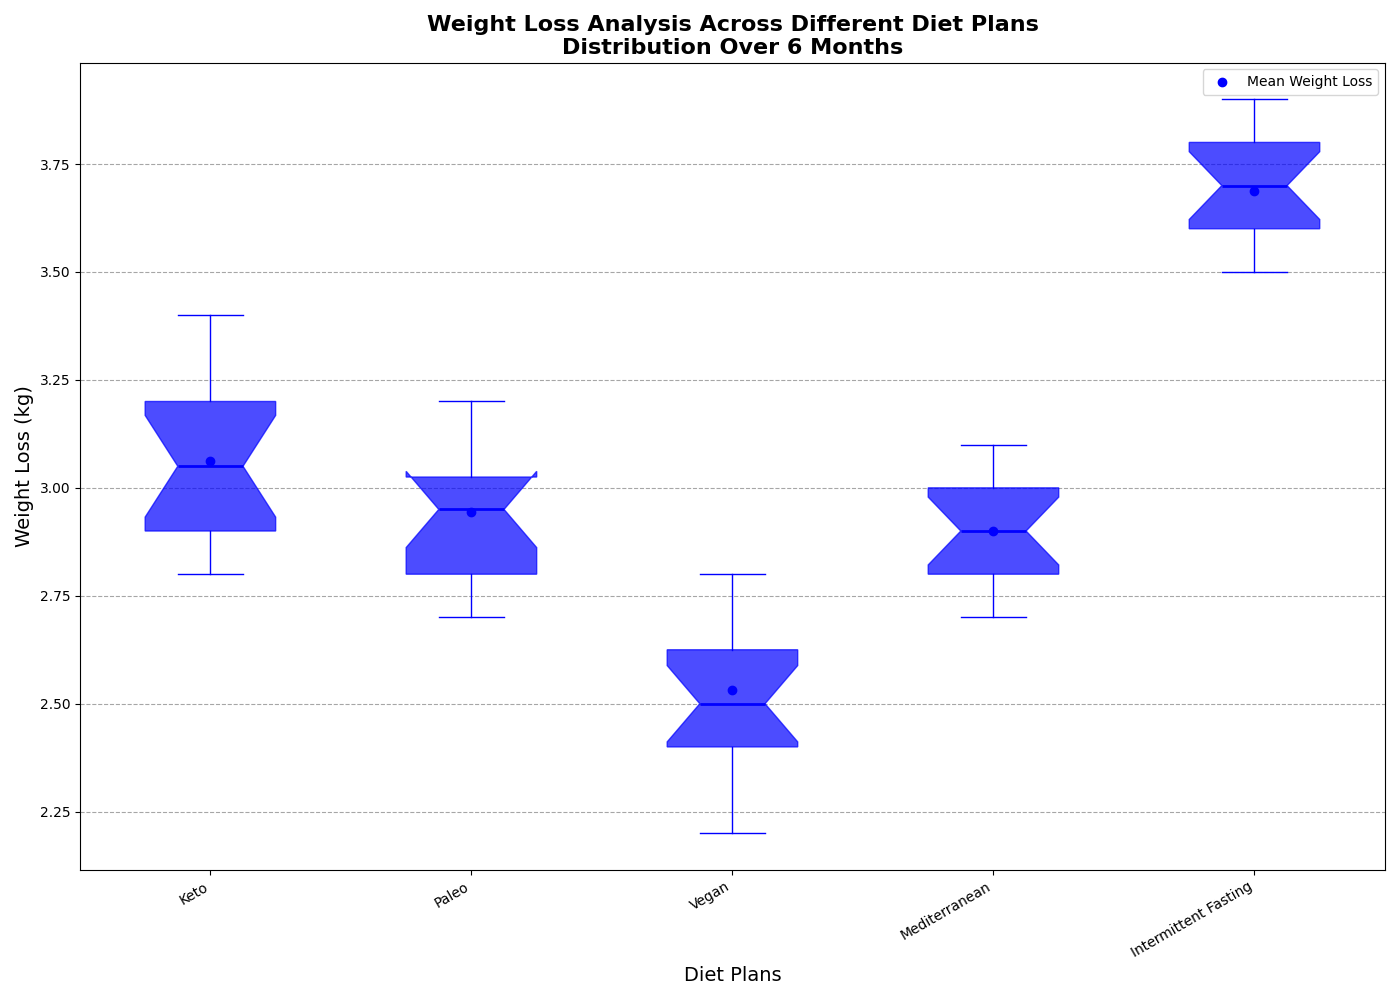

The Python source for this figure:
import matplotlib.pyplot as plt
import numpy as np

diets = ['Keto', 'Paleo', 'Vegan', 'Mediterranean', 'Intermittent Fasting']

keto_weight_loss = [3.2, 3.1, 2.8, 2.9, 3.4, 3.3, 3.2, 2.9, 3.1, 3.0, 2.8, 3.1, 3.3, 3.0, 2.9, 3.0]
paleo_weight_loss = [3.0, 2.8, 3.2, 3.1, 2.9, 2.8, 3.0, 2.9, 3.1, 2.7, 2.8, 3.0, 2.9, 3.1, 3.0, 2.8]
vegan_weight_loss = [2.5, 2.4, 2.7, 2.8, 2.6, 2.4, 2.5, 2.6, 2.5, 2.3, 2.2, 2.4, 2.6, 2.5, 2.7, 2.8]
mediterranean_weight_loss = [2.8, 2.9, 3.0, 2.7, 2.8, 3.1, 3.0, 2.9, 2.8, 3.0, 2.9, 2.7, 3.1, 2.9, 3.0, 2.8]
intermittent_fasting_weight_loss = [3.5, 3.7, 3.6, 3.9, 3.8, 3.7, 3.6, 3.5, 3.7, 3.9, 3.8, 3.7, 3.5, 3.6, 3.7, 3.8]

weight_loss_data = [
    keto_weight_loss, paleo_weight_loss,
    vegan_weight_loss, mediterranean_weight_loss,
    intermittent_fasting_weight_loss
]

fig, ax = plt.subplots(figsize=(14, 10))

single_color = 'blue'

bp = ax.boxplot(weight_loss_data, vert=True, notch=True, patch_artist=True,
                labels=diets, 
                boxprops=dict(facecolor=single_color, color=single_color, alpha=0.7),
                whiskerprops=dict(color=single_color),
                capprops=dict(color=single_color),
                medianprops=dict(color=single_color, linewidth=2),
                flierprops=dict(marker='o', color=single_color, markersize=6, alpha=0.5))

means = [np.mean(data) for data in weight_loss_data]
ax.scatter(range(1, len(means) + 1), means, color=single_color, zorder=3, label='Mean Weight Loss')

ax.set_title('Weight Loss Analysis Across Different Diet Plans\nDistribution Over 6 Months', fontsize=16, fontweight='bold')
ax.set_ylabel('Weight Loss (kg)', fontsize=14)
ax.set_xlabel('Diet Plans', fontsize=14)
ax.yaxis.grid(True, linestyle='--', which='major', color='grey', alpha=0.7)

plt.xticks(rotation=30, ha='right')
ax.legend(loc='upper right')
plt.tight_layout()
plt.show()
